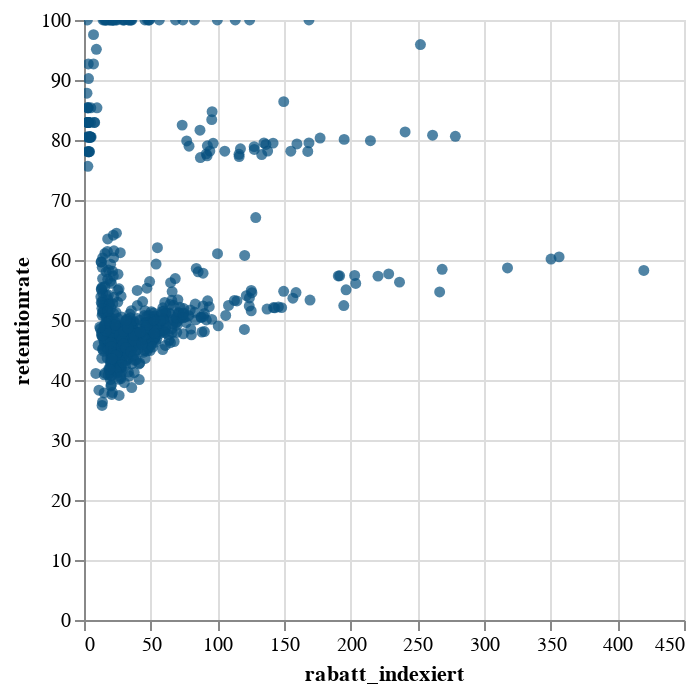

Write notebook code for a chart like this one.
### Code cell
data_wo_201410 = data[data['kohorte'] != '201410']

alt.Chart(data_wo_201410).mark_circle(color=color1).encode(
    x = alt.X(x_label),
    y = alt.Y(y_label),
    tooltip = ['kohorte', 'monat']
).interactive()

### Figure 1 — Vega-Lite specification as saved in the notebook (floating-point values rounded to 4 significant figures; data arrays with more than 128 entries replaced by an {"elided": "..."} marker saying what was removed)
{"config": {"view": {"continuousWidth": 300, "continuousHeight": 300}}, "data": {"name": "data-979fb33f723d98f01892e00808b5b2d8"}, "mark": {"type": "circle", "color": "#06507F"}, "encoding": {"tooltip": [{"field": "kohorte", "type": "nominal"}, {"field": "monat", "type": "nominal"}], "x": {"field": "rabatt_indexiert", "type": "quantitative"}, "y": {"field": "retentionrate", "type": "quantitative"}}, "params": [{"name": "param_596", "select": {"type": "interval", "encodings": ["x", "y"]}, "bind": "scales"}], "$schema": "https://vega.github.io/schema/vega-lite/v5.20.1.json", "datasets": {"data-979fb33f723d98f01892e00808b5b2d8": {"elided": "668 records"}}}
